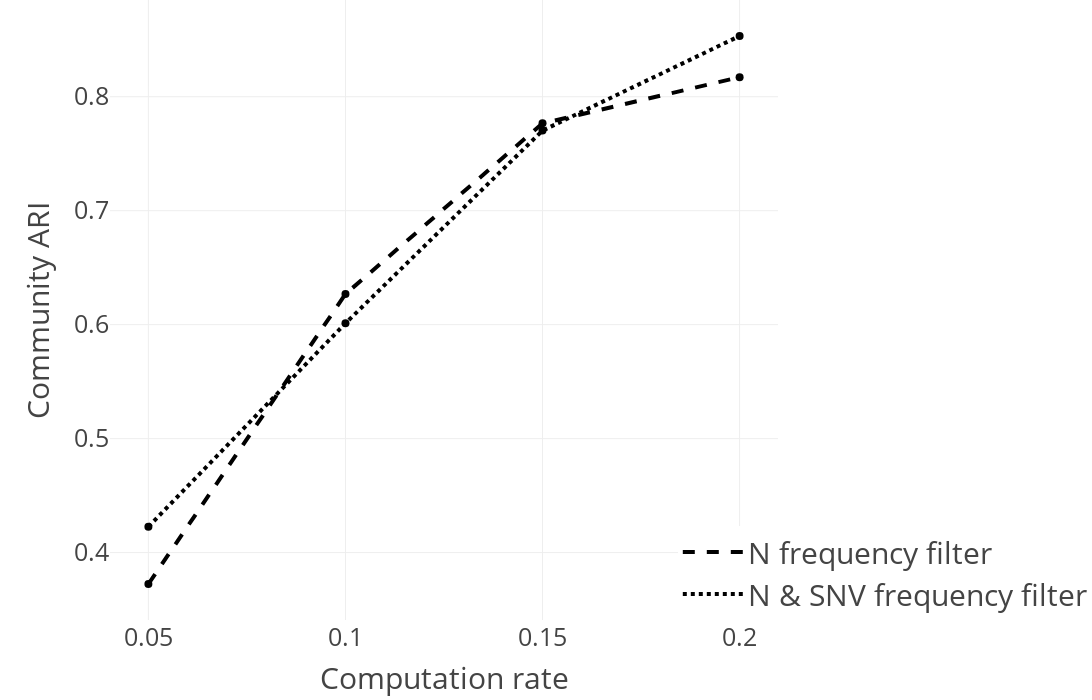

This figure's notebook cell:
### Markdown cell above
### Community ARI for different filters and computation rates using depth search

### Code cell
sub_fig = get_computation_rate_plot("adjusted_rand_index", depth_search_evaluation, "Community ARI", dict(
            x=0.85,
            y=0,
            itemwidth=60,
            xanchor='left',
            yanchor='bottom',
            font=dict(size=30),
        ))

sub_fig.show()

### Figure 1 — Plotly figure (JSON) as saved in the notebook; plotly's stock layout.template omitted (floating-point values rounded to 4 significant figures)
{"data": [{"line": {"color": "black", "dash": "dash", "width": 4}, "mode": "lines", "name": "N frequency filter", "type": "scatter", "x": [0.05, 0.1, 0.15, 0.2], "y": [0.3725, 0.6269, 0.7766, 0.8171]}, {"marker": {"color": "black", "size": 8, "symbol": "circle"}, "mode": "markers", "showlegend": false, "text": "", "type": "scatter", "x": [0.05], "y": [0.3725]}, {"marker": {"color": "black", "size": 8, "symbol": "circle"}, "mode": "markers", "showlegend": false, "text": "", "type": "scatter", "x": [0.1], "y": [0.6269]}, {"marker": {"color": "black", "size": 8, "symbol": "circle"}, "mode": "markers", "showlegend": false, "text": "", "type": "scatter", "x": [0.15], "y": [0.7766]}, {"marker": {"color": "black", "size": 8, "symbol": "circle"}, "mode": "markers", "showlegend": false, "text": "", "type": "scatter", "x": [0.2], "y": [0.8171]}, {"line": {"color": "black", "dash": "dot", "width": 4}, "mode": "lines", "name": "N & SNV frequency filter", "type": "scatter", "x": [0.05, 0.1, 0.15, 0.2], "y": [0.4227, 0.6012, 0.7703, 0.8533]}, {"marker": {"color": "black", "size": 8, "symbol": "circle"}, "mode": "markers", "showlegend": false, "text": "", "type": "scatter", "x": [0.05], "y": [0.4227]}, {"marker": {"color": "black", "size": 8, "symbol": "circle"}, "mode": "markers", "showlegend": false, "text": "", "type": "scatter", "x": [0.1], "y": [0.6012]}, {"marker": {"color": "black", "size": 8, "symbol": "circle"}, "mode": "markers", "showlegend": false, "text": "", "type": "scatter", "x": [0.15], "y": [0.7703]}, {"marker": {"color": "black", "size": 8, "symbol": "circle"}, "mode": "markers", "showlegend": false, "text": "", "type": "scatter", "x": [0.2], "y": [0.8533]}], "layout": {"font": {"size": 25}, "height": 700, "legend": {"font": {"size": 30}, "itemwidth": 60, "x": 0.85, "xanchor": "left", "y": 0, "yanchor": "bottom"}, "margin": {"b": 80, "l": 110, "r": 0, "t": 0}, "width": 1200, "xaxis": {"autorange": true, "range": [0.04043, 0.2096], "tickmode": "array", "tickvals": [0.05, 0.1, 0.15, 0.2], "title": {"text": "Computation rate"}, "type": "linear"}, "yaxis": {"autorange": true, "range": [0.3409, 0.8849], "title": {"text": "Community ARI"}, "type": "linear"}}}
